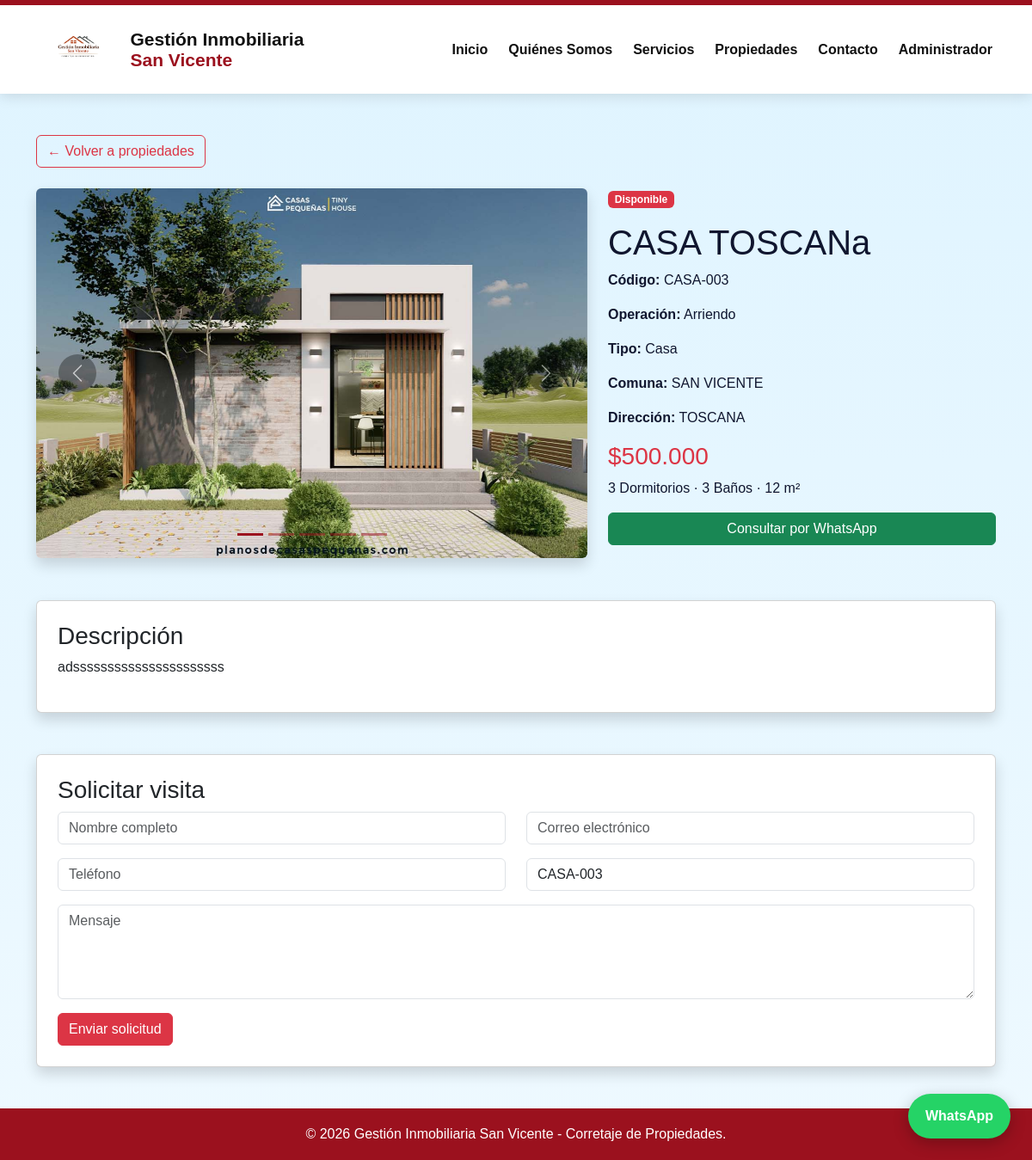
The app's page /detalle/3/ with its own data.
### propiedades/models.py (models this page shows, shortened)
class FotoPropiedad(models.Model):
    propiedad = models.ForeignKey(Propiedad, on_delete=models.CASCADE, related_name='fotos')
    imagen = models.ImageField(upload_to='propiedades/galeria/')

class Propiedad(models.Model):
    TIPO_OPERACION = [
        ('Venta', 'Venta'),
        ('Arriendo', 'Arriendo'),
    ]
    TIPO_PROPIEDAD = [
        ('Casa', 'Casa'),
        ('Terreno', 'Terreno'),
        ('Parcela', 'Parcela'),
        ('Sitio', 'Sitio'),
        ('Local Comercial', 'Local Comercial'),
    ]
    ESTADO_PROPIEDAD = [
        ('Disponible', 'Disponible'),
        ('Reservada', 'Reservada'),
        ('Vendida', 'Vendida'),
        ('Arrendada', 'Arrendada'),
    ]
    codigo = models.CharField(max_length=20, unique=True, blank=True, null=True)
    titulo = models.CharField(max_length=150)
    tipo_operacion = models.CharField(max_length=20, choices=TIPO_OPERACION)
    tipo_propiedad = models.CharField(max_length=50, choices=TIPO_PROPIEDAD)
    estado = models.CharField(max_length=20, choices=ESTADO_PROPIEDAD, default='Disponible')
    precio = models.IntegerField()
    comuna = models.CharField(max_length=100)
    direccion = models.CharField(max_length=200)
    dormitorios = models.IntegerField(default=0)
    banos = models.IntegerField(default=0)
    metros_cuadrados = models.IntegerField(default=0)
    descripcion = models.TextField()
    destacada = models.BooleanField(default=False)
    imagen_principal = models.ImageField(upload_to='propiedades/', blank=True, null=True)
    fecha_publicacion = models.DateTimeField(auto_now_add=True, null=True, blank=True)

### propiedades/views.py (the view, shortened to what this page needs)
# urls.py: path('detalle/<int:id>/', views.detalle, name='detalle'),
def detalle(request, id):
    propiedad = get_object_or_404(Propiedad, id=id)
    return render(request, 'propiedades/detalle.html', {
        'propiedad': propiedad
    })

### propiedades/templatetags/formato.py (called while the page is built)
@register.filter
def precio_chileno(valor):
    try:
        valor = int(valor)
        return f"{valor:,}".replace(",", ".")
    except:
        return valor

### propiedades/templates/propiedades/detalle.html (shortened to what this page needs)
{% extends 'propiedades/base.html' %}
{% load formato %}
{% block contenido %}
<div class="container mt-5 mb-5">
    <a href="/propiedades/" class="btn btn-outline-danger mb-4">
        ← Volver a propiedades
    </a>
    <div class="row">
        <div class="col-md-7">
            <div id="galeriaPropiedad" class="carousel slide shadow rounded overflow-hidden" data-bs-ride="carousel">
                <div class="carousel-indicators">
                    {% if propiedad.imagen_principal %}
                        <button type="button" data-bs-target="#galeriaPropiedad" data-bs-slide-to="0" class="active"></button>
                    {% endif %}
                    {% for foto in propiedad.fotos.all %}
                        <button type="button"
                                data-bs-target="#galeriaPropiedad"
                                data-bs-slide-to="{{ forloop.counter }}"
                                {% if not propiedad.imagen_principal and forloop.first %}class="active"{% endif %}>
                        </button>
                    {% endfor %}
                </div>
                <div class="carousel-inner">
                    {% if propiedad.imagen_principal %}
                        <div class="carousel-item active">
                            <img src="{{ propiedad.imagen_principal.url }}"
                                 class="d-block w-100 imagen-carrusel"
                                 alt="Imagen principal">
                        </div>
                    {% endif %}
                </div>
                <button class="carousel-control-prev"
                        type="button"
                        data-bs-target="#galeriaPropiedad"
                        data-bs-slide="prev">
                    <span class="carousel-control-prev-icon"></span>
                </button>
                <button class="carousel-control-next"
                        type="button"
                        data-bs-target="#galeriaPropiedad"
                        data-bs-slide="next">
                    <span class="carousel-control-next-icon"></span>
                </button>
            </div>
        </div>
        <div class="col-md-5">
            <span class="badge bg-danger mb-3">
                {{ propiedad.estado }}
            </span>
            <h1>{{ propiedad.titulo }}</h1>
            <p><strong>Código:</strong> {{ propiedad.codigo }}</p>
            <p><strong>Operación:</strong> {{ propiedad.tipo_operacion }}</p>
            <p><strong>Tipo:</strong> {{ propiedad.tipo_propiedad }}</p>
            <p><strong>Comuna:</strong> {{ propiedad.comuna }}</p>
            <p><strong>Dirección:</strong> {{ propiedad.direccion }}</p>
            <h3 class="text-danger">
                ${{ propiedad.precio|precio_chileno }}
            </h3>
            <p>
                {{ propiedad.dormitorios }} Dormitorios ·
                {{ propiedad.banos }} Baños ·
                {{ propiedad.metros_cuadrados }} m²
            </p>
            <a href="https://wa.me/56990391949?text=Hola,%20me%20interesa%20la%20propiedad%20{{ propiedad.codigo }}"
               target="_blank"
               class="btn btn-success w-100 mb-3">
                Consultar por WhatsApp
            </a>
        </div>
    </div>
    <div class="card shadow p-4 mt-5">
        <h3>Descripción</h3>
        <p>{{ propiedad.descripcion }}</p>
    </div>
    <div class="card shadow p-4 mt-5">
        <h3>Solicitar visita</h3>
        <form method="POST">
            <div class="row">
                <div class="col-md-6 mb-3">
                    <input type="text"
                           class="form-control"
                           name="nombre"
                           placeholder="Nombre completo"
                           required>
                </div>
                <div class="col-md-6 mb-3">
                    <input type="email"
                           class="form-control"
                           name="correo"
                           placeholder="Correo electrónico"
                           required>
                </div>
                <div class="col-md-6 mb-3">
                    <input type="text"
                           class="form-control"
                           name="telefono"
                           placeholder="Teléfono"
                           required>
                </div>
                <div class="col-md-6 mb-3">
                    <input type="text"
                           class="form-control"
                           value="{{ propiedad.codigo }}"
                           readonly>
                </div>
                <div class="col-12 mb-3">
                    <textarea class="form-control"
                              name="mensaje"
                              rows="4"
                              placeholder="Mensaje"></textarea>
                </div>
            </div>
            <button type="submit" class="btn btn-danger">
                Enviar solicitud
            </button>
        </form>
    </div>
</div>
{% endblock %}

### records on screen
Propiedad: imagen_principal (picture), estado "Disponible", titulo "CASA TOSCANa", codigo "CASA-003", tipo_operacion "Arriendo", tipo_propiedad "Casa", comuna "SAN VICENTE", direccion "TOSCANA", precio|precio_chileno "500.000", dormitorios "3", banos "3", metros_cuadrados "12", descripcion "adssssssssssssssssssssss"
